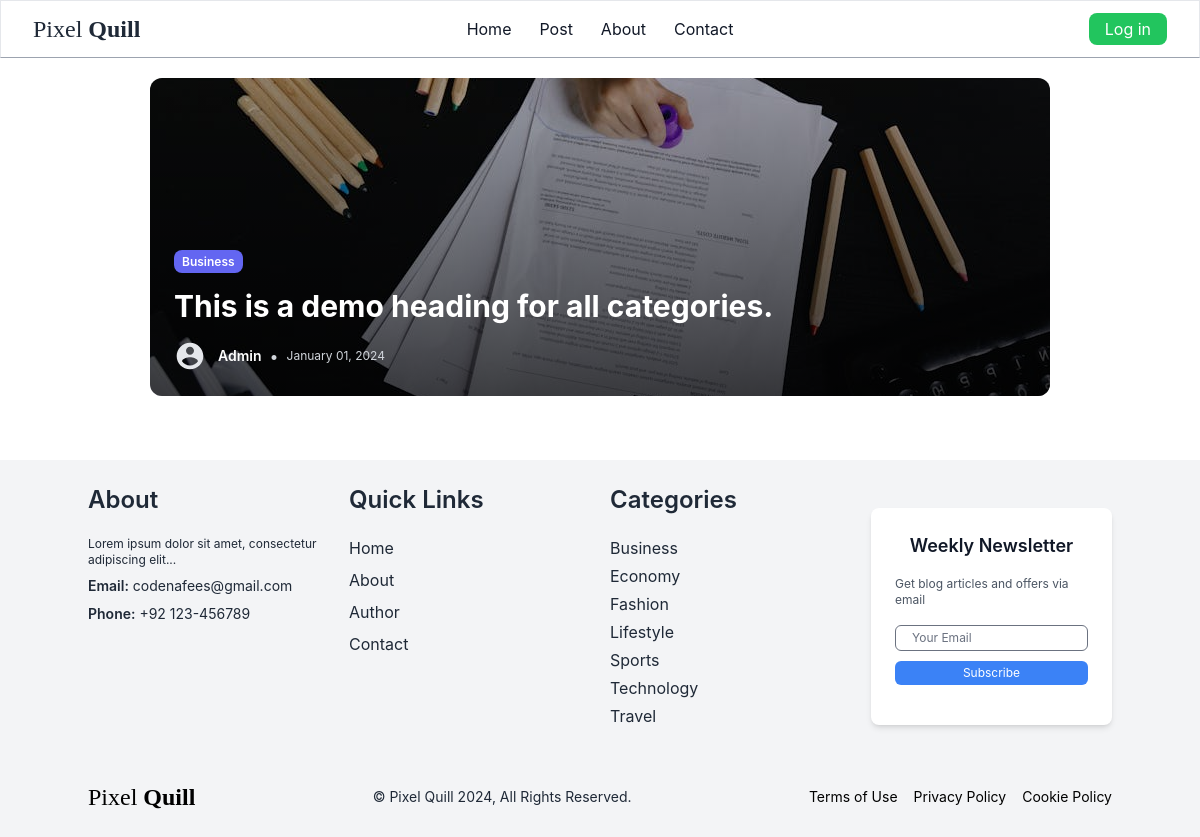
Before: /category/5/ with the older database file.
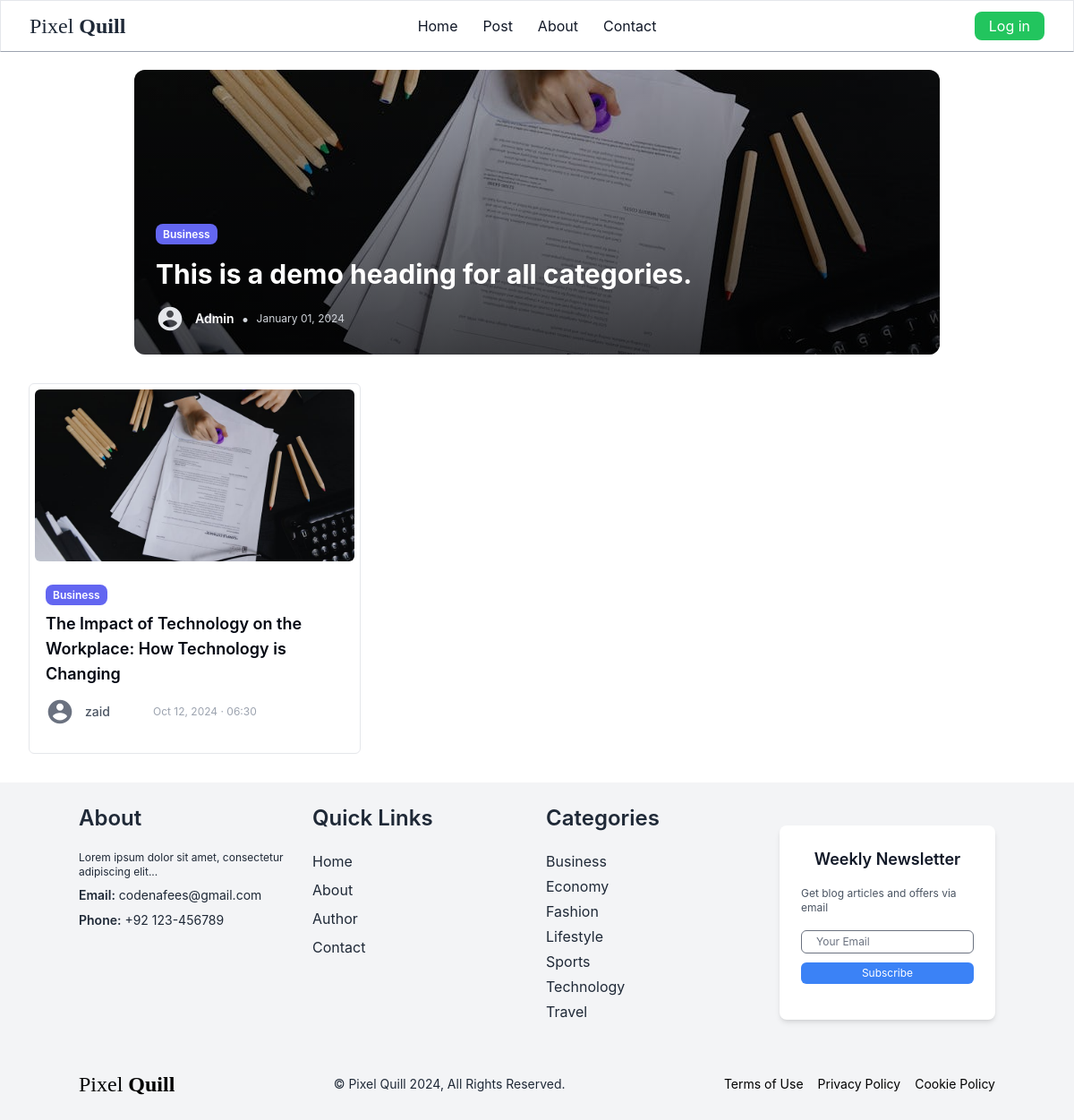
After: the same page with the newer database file.
### core/models.py (models this page shows, shortened)
class Category(models.Model):
     name = models.CharField(max_length=255,  unique=True)
     class Meta:
          verbose_name_plural = 'Categories'
          ordering  = ('name',)
     def __str__(self):
          return self.name

class Blog(models.Model):
     created_by = models.ForeignKey(User, on_delete=models.CASCADE, related_name='author_blogs')
     heading = models.CharField(max_length=255, blank=False, null=True)
     category = models.ForeignKey(Category, on_delete=models.CASCADE, related_name="category_blogs")
     description = models.TextField(max_length=3000, null=True)
     image = models.ImageField(upload_to= 'blog/', null=True)
     added_date = models.DateTimeField(auto_now_add=True, null=True)

### core/views.py (the view)
# urls.py: path('category/<int:pk>/', views.category, name='category'),
def category(request, pk):
     profile = getUserProfile(request=request)
     category = Category.objects.get(id=pk)
     related_blogs = category.category_blogs.all()
     btn_col = btn_cols[str(category)]
     image = category_imgs[str(category)]
     image_url = static(f"{image}")  # Path to the image
     return render(request, 'core/category.html',
     {
          'related_blogs': related_blogs,
          'categories': categories, # pass to layout.html
          'btn_col':btn_col,
          'category': category,
          'image_url': image_url,
          'profile': profile,
     })

### core/templatetags/custom_filters.py (called while the page is built)
@register.filter(name="get_formated_date")
def get_formated_date(added_date):
    return added_date.strftime("%b %d, %Y · %H:%M")

### pixelquill/utils.py (called while the page is built)
def getUserProfile(request):
     if not request.user.is_authenticated or request.user.is_superuser or request.user.is_staff:
          profile = None
     else:
          user = User.objects.get(pk=request.user.pk)
          profile = user.profile
     print(profile)
     return profile

### core/templates/core/category.html (shortened to what this page needs)
{% extends "core/layout.html" %}
{% load static %}
{% load custom_filters %}
{% block content %}
<div class="mx-8 my-5">
     <div class=" w-full h-full flex justify-center items-center">
          <div class="relative rounded-xl overflow-hidden">
               <div class="aspect-[17/6] relative">
                    <img src="{{image_url}}" alt="heading image" class="w-full h-full object-cover">
                    <div class="absolute inset-0 bg-gradient-to-t from-black/70 to-black/20"></div>
               </div>
               <div class="absolute inset-0 p-6 flex flex-col justify-end">
                    <div class="mb-4">
                         <a href="{% url 'category' category.id %}" class="rounded-lg text-xs font-semibold {{btn_col}} text-white py-1 px-2"> {{category}} </a>
                    </div>
                    <h1 class="text-white text-base md:text-3xl font-bold mb-4 max-w-2xl">
                         This is a demo heading for all categories.
                    </h1>
                    <div class="flex items-center space-x-3">
                         <div class="w-8 h-8 text-white rounded-full items-center justify-center inline-block">
                              <svg class="text-gray-200 " fill="currentColor" viewBox="0 0 24 24">
                                   <path d="M12 2C6.48 2 2 6.48 2 12s4.48 10 10 10 10-4.48 10-10S17.52 2 12 2zm0 3c1.66 0 3 1.34 3 3s-1.34 3-3 3-3-1.34-3-3 1.34-3 3-3zm0 14.2c-2.5 0-4.71-1.28-6-3.22.03-1.99 4-3.08 6-3.08 1.99 0 5.97 1.09 6 3.08-1.29 1.94-3.5 3.22-6 3.22z"/>
                              </svg>
                         </div>
                         <div class="flex items-center space-x-2">
                         <span class="text-white text-sm font-semibold">Admin</span>
                         <span class="text-gray-300">•</span>
                         <span class="text-gray-300 text-xs">January 01, 2024</span>
                         </div>
                    </div>
               </div>
        </div>
    </div>
     <div class="grid grid-cols-3 gap-3 my-8">
          {% for blog in related_blogs %}
               <div class="border p-1.5 rounded-md">
                    <a href="{% url 'details' blog.id %}" >
                         <img src="{{blog.image.url}}" alt="{{blog.name}}" class="rounded-md w-full h-48 object-cover object-center">
                         <div class="mx-3 my-6">
                              <a href="{% url 'category' blog.category.id %}" class="rounded-lg text-xs font-semibold {{btn_col}} text-white py-1 px-2"> {{blog.category}} </a>
                              <div class="bg-white rounded-b-md ">
                                   <div class="flex justify-between blogs-center">
                                        <h3 class="mt-2 text-gray-950 text-lg font-semibold">{{ blog.heading }}</h3>
                                   </div>
                                   <div class="flex items-center space-x-3 my-3">
                                        <div class="w-8 h-8 rounded-full items-center justify-center">
                                             <a href="{% url 'author' blog.created_by.id %}" class="m-0" >
                                                  <svg class="text-gray-500 " fill="currentColor" viewBox="0 0 24 24">
                                                       <path d="M12 2C6.48 2 2 6.48 2 12s4.48 10 10 10 10-4.48 10-10S17.52 2 12 2zm0 3c1.66 0 3 1.34 3 3s-1.34 3-3 3-3-1.34-3-3 1.34-3 3-3zm0 14.2c-2.5 0-4.71-1.28-6-3.22.03-1.99 4-3.08 6-3.08 1.99 0 5.97 1.09 6 3.08-1.29 1.94-3.5 3.22-6 3.22z"/>
                                                  </svg>
                                             </a>
                                        </div>
                                        <div class="flex items-center space-x-2 gap-10">
                                             <span class="text-sm text-gray-600 font-medium">{{ blog.created_by }}</span>
                                             <span class="text-gray-400 text-xs">{{ blog.added_date | get_formated_date }}</span>
                                        </div>
                                   </div>
                              </div>
                         </div>
                    </a>
               </div>
          {% endfor %}
     </div>
</div>
{% endblock %}

### core/templates/core/layout.html (shortened to what this page needs)
{% load static %}
{% load static tailwind_tags %}
<!DOCTYPE html>
<html lang="en">
<head>
	{% tailwind_css %}
</head>
<body class="font-inter">
<header class=" bg-white border border-b-gray-400 text-gray-900 mb-3">
	<nav class="mx-auto flex max-w-7xl items-center justify-between px-6 py-3 lg:px-8 " aria-label="Global">
	<div class="flex lg:flex-1">
		<a href="{% url 'home' %}" class="-m-1.5 p-1.5">
		<h3 class="inline-block font-serif text-2xl font-thin text-gray-800">Pixel <span class="font-semibold">Quill</span></h3>
		</a>
	</div>
	<div class="flex justify-center gap-x-7">
		<a href="{% url 'home' %}" class="text-base font-normal leading-6 bg-transparent  hover:border-b hover:border-gray-900 transition duration-300">Home</a>
		<a href="{% url 'post' %}" class="text-base font-normal leading-6 bg-transparent hover:border-b hover:border-gray-900 transition duration-300">Post</a>
		<a href="#" class="text-base font-normal leading-6 bg-transparent hover:border-b hover:border-gray-900 transition duration-300">About</a>
		<a href="#" class="text-base font-normal leading-6 bg-transparent hover:border-b hover:border-gray-900 transition duration-300">Contact </a>
	</div>
	<div class="hidden lg:flex lg:flex-1 lg:justify-end gap-4">
	{% if request.user.is_authenticated %}
		{% comment %} ! Drawer {% endcomment %}
		<button onclick="openDrawerModal()">
			<div class=" w-8 h-8 rounded-full overflow-hidden">
				{% comment %} * login by superuser or by a staff {% endcomment %}
				{% if request.user.is_superuser or request.user.is_staff %}
					<svg class="text-gray-500 " fill="currentColor" viewBox="0 0 24 24">
						<path d="M12 2C6.48 2 2 6.48 2 12s4.48 10 10 10 10-4.48 10-10S17.52 2 12 2zm0 3c1.66 0 3 1.34 3 3s-1.34 3-3 3-3-1.34-3-3 1.34-3 3-3zm0 14.2c-2.5 0-4.71-1.28-6-3.22.03-1.99 4-3.08 6-3.08 1.99 0 5.97 1.09 6 3.08-1.29 1.94-3.5 3.22-6 3.22z"/>
					</svg>
				{% else %}
					{% if profile.profile_img  == '' %}
						<svg class="text-gray-500 " fill="currentColor" viewBox="0 0 24 24">
							<path d="M12 2C6.48 2 2 6.48 2 12s4.48 10 10 10 10-4.48 10-10S17.52 2 12 2zm0 3c1.66 0 3 1.34 3 3s-1.34 3-3 3-3-1.34-3-3 1.34-3 3-3zm0 14.2c-2.5 0-4.71-1.28-6-3.22.03-1.99 4-3.08 6-3.08 1.99 0 5.97 1.09 6 3.08-1.29 1.94-3.5 3.22-6 3.22z"/>
						</svg>
					{% else %}
						<img src="{{ profile.profile_img.url }}"/>
					{% endif %}
				{% endif %}
			</div>
		</button>
		<div id="drawerModal" class="hidden" aria-labelledby="slide-over-title" role="dialog" aria-modal="true">
			<div class="fixed inset-0 bg-gray-500 bg-opacity-75 transition-opacity" aria-hidden="true">
			</div>
			<div class="fixed inset-0 overflow-hidden">
				<div class="absolute inset-0 overflow-hidden">
					<div class="pointer-events-none fixed inset-y-0 right-0 flex max-w-full pl-10">
						<div class="pointer-events-auto relative w-screen max-w-md">
							<div class="absolute left-0 top-0 -ml-8 flex pr-2 pt-4 sm:-ml-10 sm:pr-4">
								<button onclick="closeDrawerModal()" type="button" class="relative rounded-md text-gray-300 hover:text-white focus:outline-none focus:ring-2 focus:ring-white">
									<span class="absolute -inset-2.5"></span>
									<span class="sr-only">Dashboard</span>
									<svg class="h-6 w-6" fill="none" viewBox="0 0 24 24" stroke-width="1.5" stroke="currentColor" aria-hidden="true" data-slot="icon">
										<path stroke-linecap="round" stroke-linejoin="round" d="M6 18 18 6M6 6l12 12" />
									</svg>
								</button>
							</div>
							<div class="flex h-full flex-col overflow-y-scroll bg-white py-6 shadow-xl">
								<div class="px-4 sm:px-6">
									<h2 class="text-base font-semibold leading-6 text-gray-900" id="slide-over-title">Panel title</h2>
								</div>
								<div class="relative mt-6 flex-1 px-4 sm:px-6">
									<button class="text-base px-4 py-1 bg-red-600 font-normal leading-6 text-white rounded-lg hover:bg-red-700 transition duration-300"  onclick="openLogoutModal()">Log out</button>
									<div id="logoutModal" class="hidden flex fixed z-50 inset-0 bg-gray-800 bg-opacity-75 items-center justify-center">
										<div class="bg-white rounded-lg shadow-lg p-6">
											<h2 class="text-lg font-semibold">Confirm Logout</h2>
											<p class="text-gray-600">Are you sure you want to log out?</p>
											<div class="mt-4 flex justify-end">
											<a href="{% url 'authentication:logout' %}" onclick="confirmLogout()" class="bg-red-600 hover:bg-red-700 text-white text-[14px] px-4 py-1.5 rounded-lg">Yes</a>
											<button onclick="closeLogoutModal()" class="bg-gray-400 hover:bg-gray-500 text-white text-[14px] px-5 py-1.5 rounded-lg ml-2">No</button>
											</div>
										</div>
									</div>
								</div>
							</div>
						</div>
					</div>
				</div>
			</div>
		</div>
		{% else %}
			<a href="{% url 'authentication:login' %}" class="text-base px-4 py-1 bg-green-500 font-normal leading-6 text-white rounded-lg hover:bg-green-600 transition duration-300">Log in</a>
		{% endif %}
	</div>
	</nav>
</header>
{% block content %}   {% endblock %}
<footer class="bg-gray-100 text-black py-6">
	<div class="container mx-auto">
	<div class="grid grid-cols-1 md:grid-cols-4 gap-5">
		<div class="col-span-1 text-gray-800">
		<h3 class="text-2xl mb-5  font-semibold">About</h3>
		<p class="text-xs mb-2">Lorem ipsum dolor sit amet, consectetur adipiscing elit...</p>
		<p class="text-sm mb-2"><span class="font-semibold">Email:</span> codenafees@gmail.com</p>
		<p class="text-sm mb-2"><span class="font-semibold">Phone:</span> +92 123-456789</p>
		</div>
		<div class="col-span-1 text-gray-800">
		<h3 class="text-2xl mb-5 font-semibold">Quick Links</h3>
		<ul>
		<li class="mb-2"><a href="{% url 'home' %}" class="mb-2 border-transparent hover:border-b hover:border-gray-800 transition duration-300">Home</a></li>
		<li class="mb-2"><a href="#" class="mb-2 border-transparent hover:border-b hover:border-gray-800 transition duration-300">About</a></li>
		<li class="mb-2"><a href="#" class="mb-2 border-transparent hover:border-b hover:border-gray-800 transition duration-300">Author</a></li>
		<li class="mb-2"><a href="#" class="mb-2 border-transparent hover:border-b hover:border-gray-800 transition duration-300">Contact</a></li>
		</ul>
		</div>
		<div class="col-span-1 text-gray-800">
		<h3 class="text-2xl mb-5  font-semibold">Categories</h3>
		<ul>
			{% for category in categories %}
			<li class="mb-1"><a href="{% url 'category' category.id %}" class="font-base mb-3 border-transparent hover:border-b hover:border-gray-800 transition duration-300">{{ category.name }}</a></li>
			{% endfor %}
		</ul>
		</div>
		<div class="col-span-1">
		<div class="container mx-auto py-6">
		<div class="max-w-md mx-auto bg-white rounded-lg shadow-md p-6 items-center">
			<h2 class="text-lg font-semibold mb-4 text-gray-900 text-center">Weekly Newsletter</h2>
			<p class="text-xs text-gray-600 mb-4">Get blog articles and offers via email</p>
			<form action="#" method="POST">
			<div class="items-center mb-4">
				<input type="email" name="email" id="email" class="text-gray-800 text-xs w-full px-4 py-1 mb-2 border rounded-md focus:outline-none focus:ring-1 focus:ring-blue-500" placeholder="Your Email">
				<button type="submit" class="w-full bg-blue-500 hover:bg-blue-600 text-white text-xs py-1 px-4 rounded-md">Subscribe</button>
			</div>
			</form>
		</div>
		</div>
		</div>
	</div>
	<div class="mt-8 flex justify-between items-center">
		<a href="#" class="flex items-center">
		<h3 class="inline-block font-serif text-2xl font-thin"> Pixel <span class="font-semibold ">Quill</span></h3>
		</a>
		<p class="text-sm font-normal text-gray-800">&copy; Pixel Quill 2024, All Rights Reserved.</p>
		<nav class="flex space-x-4">
		<a href="#" class="text-sm font-normal border-transparent hover:border-b hover:border-black transition duration-300">Terms of Use</a>
		<a href="#" class="text-sm font-normal border-transparent hover:border-b hover:border-black transition duration-300">Privacy Policy</a>
		<a href="#" class="text-sm font-normal border-transparent hover:border-b hover:border-black transition duration-300">Cookie Policy</a>
		</nav>
	</div>
	</div>
</footer>
</body>
</html>

Changed rows visible on the page:
added Blog: image (picture), category "Business", heading "The Impact of Technology on the Workplace: How Technology is Changing", created_by "zaid", added_date|get_formated_date "Oct 12, 2024 · 06:30"
